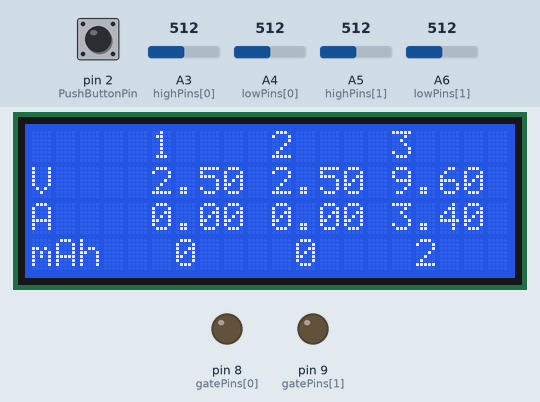
Simulated run of this sketch. Board: Arduino Nano, built with avr-gcc and run on an emulated ATmega328P. On the bench: 20×4 character LCD, output pins drawn as LEDs (lit = HIGH). Inputs (shaded band) come from the test bench; at power-on: pin 2 (PushButtonPin) HIGH, A3 (highPins[0]) = 512, A5 (highPins[1]) = 512, A4 (lowPins[0]) = 512, A6 (lowPins[1]) = 512. What the sketch prints to the serial monitor is not drawn.

Above: at 3.3 s.
3.4 s: pin 2 (PushButtonPin) pulled LOW for 0.3 s
At 13.8 s:
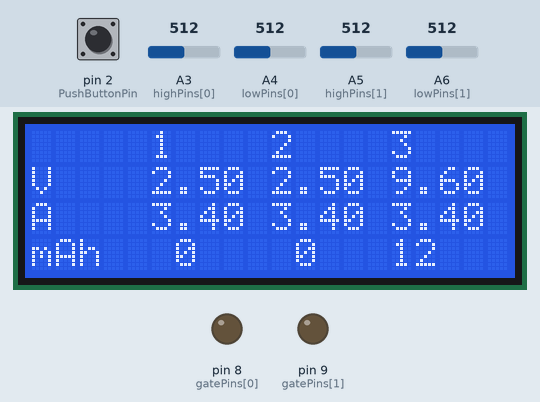
16.9 s: pin 2 (PushButtonPin) pulled LOW for 1 s
At 23.6 s:
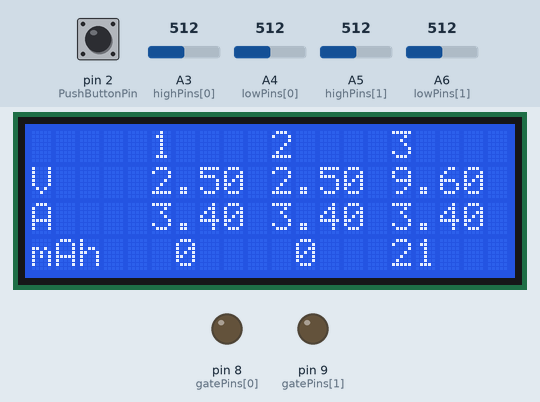
29.2 s: A3 (highPins[0]) set to 585
At 33.4 s:
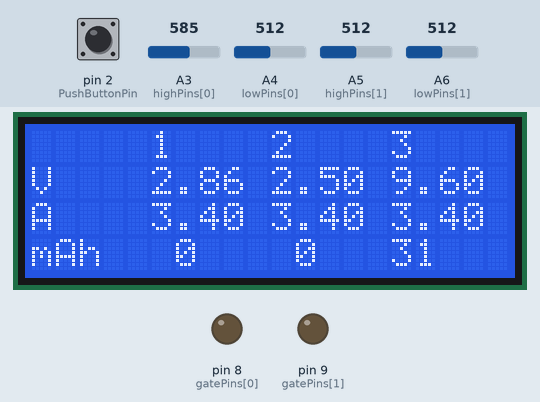
39.4 s: A3 (highPins[0]) set to 601
49.6 s: pin 2 (PushButtonPin) pulled LOW for 0.3 s
63.1 s: A5 (highPins[1]) set to 584
At 64.7 s:
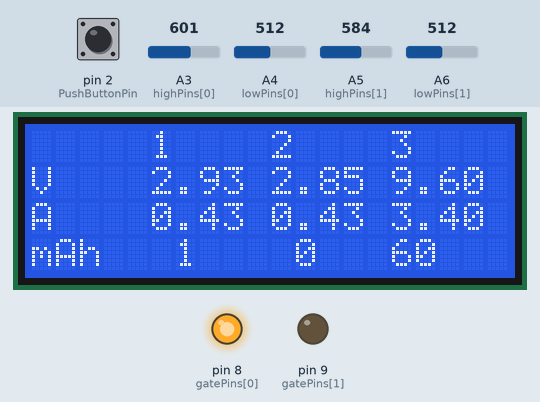
75.1 s: A5 (highPins[1]) set to 612
Timing chart, 0 to 78.1 s (numbered marks = the images above; inputs shaded):
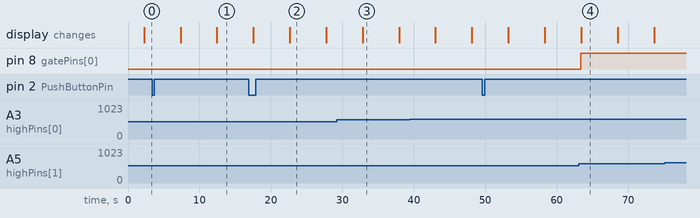

Measured:
- what the display in image 2 shows lasts 5.1 s, from 22.6 s to 27.7 s

The sketch:

discharger.ino
```cpp
/*
* Battery Capacity Checker - based on code by Adam Welch (http://AdamWelch.Uk)
*
* Uses 1 Ohm power resister as shunt - Load can be any suitable resister or lamp
*
* Supports discharging multiple cells at the same time
* Once one is fully discharged it can be swapped for another. You can then press the push button and it will restart discharging any cells
* previously marked as finished
*
*/

// TODO: Should show finished immediately
// Should not show minus zero on the display when restarted

#include <LiquidCrystal_I2C.h>
#include <Wire.h>

LiquidCrystal_I2C lcd (0x27, 2, 1, 0, 4, 5, 6, 7, 3, POSITIVE);

#define CellCount 6
#define RealCellCount 2
#define PushButtonPin 2

int gatePins [] = {8,9};
int highPins [] = {A3, A5};
int lowPins [] = {A4, A6};


boolean finished[CellCount];


//boolean finished = false;
int printStart = 0;
int interval = 5000;  //Interval (ms) between measurements

float mAh [CellCount];
float shuntRes = 1.0;  // In Ohms - Shunt resistor resistance
float voltRef = 5; // Reference voltage (probe your 5V pin)
float current = 0.0;
float battVolt = 0.0;
float shuntVolt = 0.0;
float battLow = 2.9;

unsigned long previousMillis[CellCount];
unsigned long millisPassed = 0;

bool firstRun = true;

// Stores if the push button the restarts finished cells has been pressed in the previous cycle.
bool buttonPressed = false;

void setup() {

  Serial.begin(9600);
  Serial.println("Battery Capacity Checker v1.1");
  Serial.println("battVolt   current     mAh");

  // Set all the finisheds to false, mAh's to zero
  for (int i = 0; i < CellCount; i++)
  {
    finished[i] = false;
    mAh[i] = 0.0;
    previousMillis[i] = 0;
  }

  pinMode(PushButtonPin, INPUT);
  digitalWrite(PushButtonPin, HIGH);

  for (int i = 0; i < RealCellCount; i++)
  {
    pinMode(gatePins[i], OUTPUT);
    digitalWrite(gatePins[i], LOW);
  }
  lcd.begin(20,4); // Init LCD
  lcd.setCursor (0,0);
  lcd.print("Battery");
  lcd.setCursor (0,1);
  lcd.print("Check");
  lcd.setCursor (0,2);
  lcd.print("Please Wait");
  lcd.setCursor (0,3);
  lcd.print("AdamWelch.Uk");


  delay(2000);

  lcd.setCursor (0,0);
  lcd.print ("                    ");
  lcd.setCursor (0,1);
  lcd.print ("V                   ");
  lcd.setCursor (0,2);
  lcd.print ("A                   ");
  lcd.setCursor (0,3);
  lcd.print ("mAh                 ");

}


// Call this to reset the cell and start it discharging again
void resetCell(int cellNo)
{
  // reset the capacity
  mAh[cellNo] = 0;
  finished[cellNo] = false;
  previousMillis[cellNo] = millis();

  //reopen the gate
  digitalWrite(gatePins[cellNo], LOW);

}

void checkButton()
{
  if (digitalRead(PushButtonPin) == LOW)
  {
    Serial.println("Button pressed");
    buttonPressed = true;
  }
}

// My version of delay, that checks periodically to see if the button has been pressed
void mydelay(int interval)
{
  int  timeToSleep = 250;
  int intervalCount = interval / timeToSleep;

  for (int i = 0; i < intervalCount; i++)
  {
    delay(timeToSleep);
    checkButton();
  }

}


void loop() {


  // if someone pressed the reset button
  if (buttonPressed)
  {
    buttonPressed = false;
    Serial.println("Button Press being processed");
    // Loop through seeing what was finished
    for (int i = 0; i < CellCount; i++)
    {
       if (finished[i])
       {
          // If it was finished, reset it
          resetCell(i);
       }
    }
  }

  // For each cell
  for (int i = 0; i < CellCount; i++)
  {
    if (i % 3 == 0 && !firstRun)
    {
       mydelay(interval);

    }
    firstRun = false;
    if (i < RealCellCount)
    {
      // Read the voltages
      float readValue = analogRead(highPins[i]);
      Serial.print ("Read from high pin " + String(i) + " Value " + String(readValue, 2) + "\r\n");
      battVolt = readValue * voltRef / 1024.0;
      shuntVolt = analogRead(lowPins[i]) * voltRef / 1024.0;
    }
    else
    {
      // Dummy values for testing multiple pages
      battVolt = 9.6;
      shuntVolt = 6.2;
    }

    // Calculate where we should be displaying this on the LCD
    int horizontalLCDPos = (  (i % 3)  *5)+5; // % characters per cell, + 5 for the row headers

    lcd.setCursor(horizontalLCDPos, 0);
    lcd.print("     "); // Clear the space

    lcd.setCursor(horizontalLCDPos, 0);
    lcd.print(String(i+1)); // Output the battery number + 1 to start counting from 1 like normal people do

    if (finished[i])
    {
       lcd.print("F");
    }


   // If we're still going, because the voltage is above the minimum, and we haven't already set finished to true
  if(battVolt >= battLow && finished[i] == false)
  {
      digitalWrite(gatePins[i], HIGH);
      unsigned long now = millis();
      millisPassed = now - previousMillis[i];
      current = (battVolt - shuntVolt) / shuntRes;
      mAh[i] = mAh[i] + (current * 1000.0) * (millisPassed / 3600000.0);
      previousMillis[i] = now;


      lcd.setCursor(horizontalLCDPos, 1);
      lcd.print("     "); // Clear the space
      lcd.setCursor(horizontalLCDPos ,1);
      lcd.print(String(battVolt, 2));

      lcd.setCursor (horizontalLCDPos ,2);
      lcd.print("     ");
      lcd.setCursor (horizontalLCDPos ,2);
      lcd.print(String(current, 2));

      lcd.setCursor (horizontalLCDPos ,3);
      lcd.print("     ");
      lcd.setCursor (horizontalLCDPos ,3);
      lcd.print(String(mAh[i], 0));


      Serial.print(battVolt);
      Serial.print("\t");
      Serial.print(current);
      Serial.print("\t");
      Serial.println(mAh[i]);

  }
  if(battVolt < battLow && !finished[i])
  {
      digitalWrite(gatePins[i], LOW);

      finished[i] = true;

      lcd.setCursor (horizontalLCDPos ,1);
      lcd.print(String(battVolt, 2));

      lcd.setCursor (horizontalLCDPos ,2);
      lcd.print(String(current, 2));
      lcd.setCursor (horizontalLCDPos ,3);
      lcd.print(String(mAh[i],0));

  }
  else if (finished[i])
  {
      lcd.setCursor (horizontalLCDPos ,1);
      lcd.print(" --- ");

      lcd.setCursor (horizontalLCDPos ,2);
      lcd.print(" --- ");
      lcd.setCursor (horizontalLCDPos ,3);
      lcd.print("     ");
      lcd.setCursor (horizontalLCDPos ,3);
      lcd.print(String(mAh[i],0));

  }

  }

}
```
